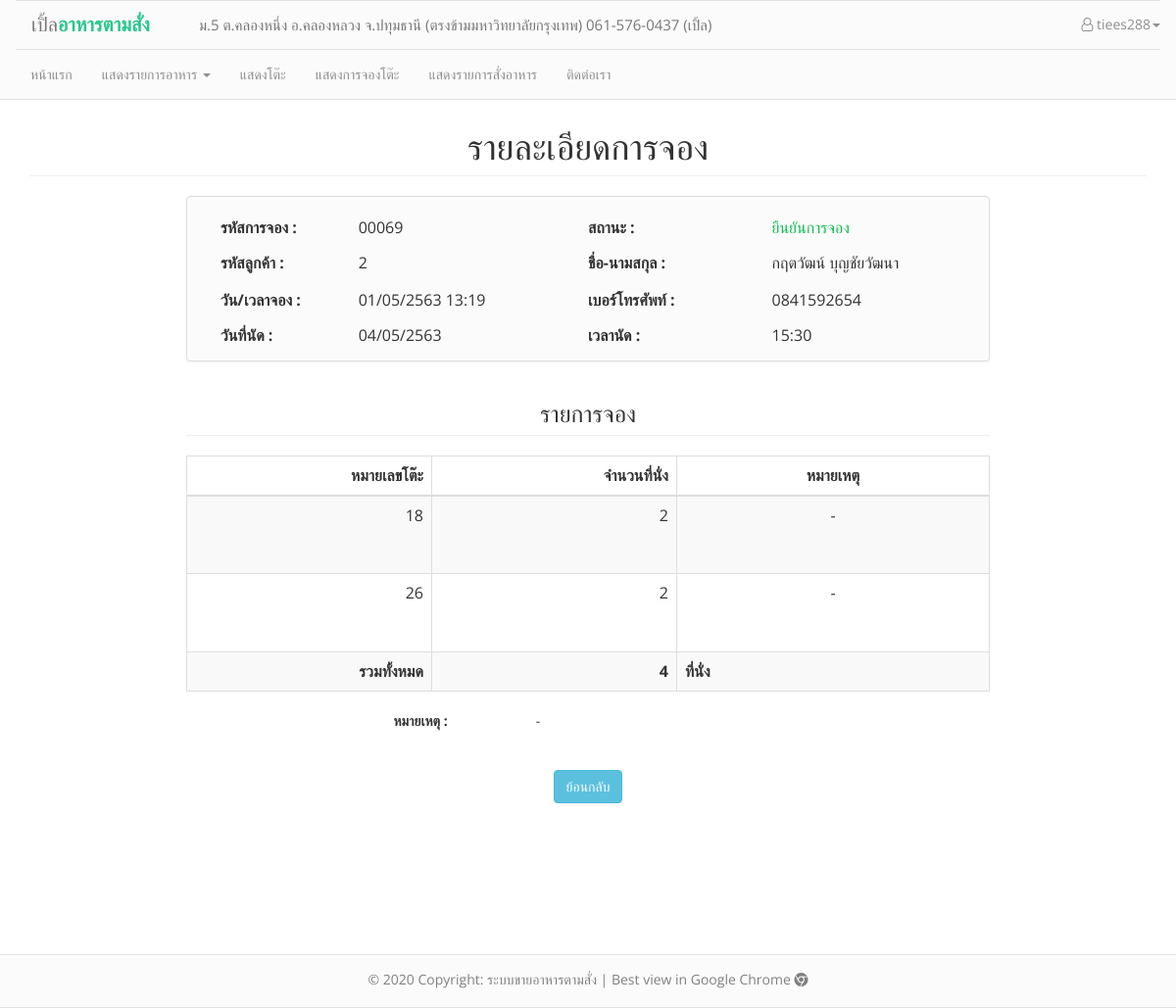
The app's page /reserve_detailed.php?rid=00069 (signed in) with its own data.
### tables this page shows
CREATE TABLE `customers` (
  `cusid` int(5) NOT NULL,
  `cus_name` varchar(50) NOT NULL,
  `cus_user` varchar(20) NOT NULL,
  `cus_birth` date DEFAULT NULL,
  `cus_tel` varchar(15) NOT NULL,
  `cus_email` varchar(30) NOT NULL,
  `cus_status` int(1) NOT NULL,
  `cus_password` char(40) NOT NULL,
  `cus_postnum` varchar(5) NOT NULL,
  `cus_address` varchar(100) NOT NULL
);

CREATE TABLE `reservations` (
  `reserv_id` int(5) UNSIGNED ZEROFILL NOT NULL COMMENT 'รหัสการจอง',
  `reserv_date_appointment` date NOT NULL COMMENT 'วันที่นัด',
  `reserv_time_appointment` time NOT NULL COMMENT 'เวลานัด',
  `reserv_date_reservation` datetime NOT NULL,
  `reserv_status` int(1) NOT NULL,
  `reserv_note` varchar(100) NOT NULL,
  `cusid` int(5) NOT NULL
);

CREATE TABLE `reservelist` (
  `reservlist_id` int(5) UNSIGNED ZEROFILL NOT NULL,
  `reservlist_amount` int(3) NOT NULL COMMENT 'จำนวนคนจอง',
  `reservlist_status` int(1) NOT NULL COMMENT 'สถานะ',
  `reservlist_note` varchar(100) NOT NULL COMMENT 'หมายเหตุ',
  `reserv_id` int(5) UNSIGNED ZEROFILL NOT NULL,
  `tables_no` int(5) NOT NULL
);

### conf/function.php (called while the page is built, shortened)
<?php
function tothaiyear($dates)
{
    $date = date("d-m-Y", strtotime($dates));
    $d1 = substr($date, 0, 2);
    $m1 = substr($date, 3, 2);
    $y = substr($date, 6, 4);
    $y1 = $y + 543;
    if ($date == "") {
        return "";
    } else {
        return $d1 . "/" . $m1 . "/" . $y1;
    }
}
function dt_tothaiyear($dates)
{
    $date = date("d-m-Y H:i", strtotime($dates));
    $d1 = substr($date, 0, 2);
    $m1 = substr($date, 3, 2);
    $y = substr($date, 6, 4);
    $y1 = $y + 543;
    $time = substr($date, 11, 6);
    if ($date == "") {
        return "";
    } else {
        return $d1 . "/" . $m1 . "/" . $y1 . " " . $time;
    }
}

### reserve_detailed.php (the view, shortened to what this page needs)
<head>
</head>
<body>
    <?php
    include("conf/header.php");
    include("conf/connection.php");
    include_once("conf/function.php");
    $sql_reservedata  = "SELECT * FROM reservations WHERE reserv_id = '{$_GET['rid']}'";
    $query_reserve = mysqli_query($link, $sql_reservedata);
    $reserve_data = mysqli_fetch_assoc($query_reserve);
    $sql_cusdata    = "SELECT * FROM customers WHERE cusid = '{$reserve_data['cusid']}'";
    $query_customer = mysqli_query($link, $sql_cusdata);
    $cus_data = mysqli_fetch_assoc($query_customer);
    if ($reserve_data['reserv_status'] == 0) {
        $reserve_status = "<font color='#0072EE'>รอการตรวจสอบ</font>";
    } elseif ($reserve_data['reserv_status'] == 1) {
        $reserve_status = "<font color='#12BB4F'>ยืนยันการจอง</font>";
    } elseif ($reserve_data['reserv_status'] == 2) {
        $reserve_status = "<font color='red'>ยกเลิกการจอง</font>";
    }
    ?>
    <div class="container" style="padding-top: 90px;">
        <div class="col">
            <h1 class="page-header text-center">รายละเอียดการจอง</h1>
            <div class="container" style="width:850px">
                <div class="panel panel-default" align="center" style="background-color:#FBFBFB;">
                    <p>
                        <table width="750px" border="0" align="center">
                            <tr>
                                <td height="13px"></td>
                            </tr>
                            <tr style="padding-top:15px">
                                <td width="" height="36px"><b>รหัสการจอง :</b></td>
                                <td width="25%"><?php echo $_GET['rid'] ?></td>
                                <td width="20%"><b>สถานะ :</b></td>
                                <td width="20%"><?= $reserve_status ?>
                            </tr>
                            <tr>
                                <td width="" height="36px"><b>รหัสลูกค้า :</b></td>
                                <td width="25%"><?php echo $cus_data['cusid'] ?></td>
                                <td width="20%" height="36px"><b>ชื่อ-นามสกุล :</b></td>
                                <td><?php echo $cus_data['cus_name']; ?></td>
                            </tr>
                            <tr>
                                <td height="40px" width="15%"><b>วัน/เวลาจอง :</b></td>
                                <td width="25%">
                                    <?= dt_tothaiyear($reserve_data['reserv_date_reservation']); ?>
                                </td>
                                <td width="16%" height="40px"><b>เบอร์โทรศัพท์ :</b></td>
                                <td><?php echo $cus_data['cus_tel'] ?></td>
                            </tr>
                            <tr>
                                <td width="15%" height="32px"><b>วันที่นัด :</b></td>
                                <td width="25%">
                                    <?= tothaiyear($reserve_data['reserv_date_appointment']) ?>
                                </td>
                                <td width="15%" height="32px"><b>เวลานัด :</b></td>
                                <td>
                                    <?= substr($reserve_data['reserv_time_appointment'], 0, 5) ?>
                                </td>
                            </tr>
                        </table>
                </div>
                <h3 class="page-header text-center">รายการจอง</h3>
                <table class="table table-striped table-bordered">
                    <thead>
                        <th style="text-align:right; width:250px;">หมายเลขโต๊ะ</th>
                        <th style="text-align:right; width:250px;">จำนวนที่นั่ง</th>
                        <th style="text-align:center;">หมายเหตุ</th>
                    </thead>
                    <?php
                    $reservelist_sql = "SELECT * FROM reservelist WHERE reserv_id = '" . $_GET['rid'] . "'";
                    $reservelist_query = mysqli_query($link, $reservelist_sql);
                    $sum_seats = 0;
                    while ($reservelist_data = mysqli_fetch_array($reservelist_query)) {
                        $sum_seats += $reservelist_data['reservlist_amount'];
                    ?>
                        <td align="right"><?php echo $reservelist_data['tables_no'] ?></td>
                        <td align="right"><?php echo $reservelist_data['reservlist_amount']; ?></td>
                        <td height="80px"><?php
                                            if ($reservelist_data['reservlist_note'] == "") {
                                                echo "<center>-</center>";
                                            } else {
                                                echo $reservelist_data['reservlist_note'];
                                            } ?></td>
                    <?php }   ?>
                    <tr>
                        <td class="text-right"><b>รวมทั้งหมด</b></td>
                        <td colspan="1" class="text-right"><b><?= $sum_seats ?></b></td>
                        <td><b>ที่นั่ง</b></td>
                    </tr>
            </div>
            <div class="col-md-offset-2 col-md-3" style="text-align: center;">
                <label>หมายเหตุ :</label>
            </div>
            <div class="col-md-4">
                <?php
                if ($reserve_data['reserv_note'] == "") {
                    echo "-";
                } else {
                    echo $reserve_data['reserv_note'];
                }
                ?>
            </div>
            <br><br><br>
            <div class="col-md-offset-3 col-md-6" style="text-align: center;">
                <button type="button" class="btn btn-info" onclick="window.history.back();">ย้อนกลับ</button>
            </div>
        </div>
    </div>
    <br>
    <?php include("conf/footer.php"); ?>
</body>

### conf/header.php (style rules this page uses)
body { font-family: 'Open Sans', sans-serif; height: 98%; }
div.container { min-height: 95% !important; position: relative !important; }

### records on screen
customers: cusid "2", cus_name "กฤตวัฒน์ บุญชัยวัฒนา", cus_tel "0841592654"
reservations: reserv_date_reservation "01/05/2563 13:19", reserv_date_appointment "04/05/2563", reserv_time_appointment "15:30"
reservelist: tables_no "18", reservlist_amount "2"
reservelist: tables_no "26", reservlist_amount "2"

### other values on screen
$_SESSION['user'] "tiees288"
$_GET['rid'] "00069"
$sum_seats "4"
